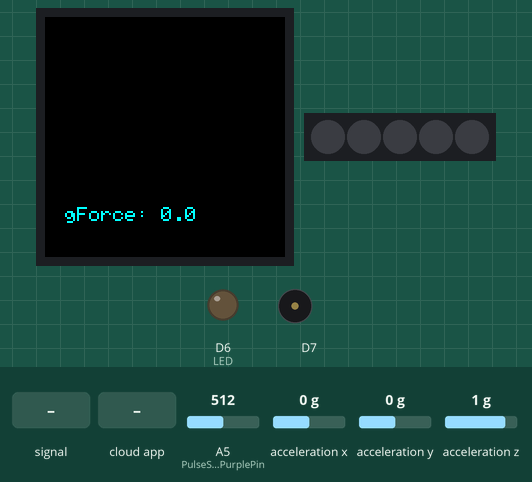
This sketch was run on a simulated Arduino MKR. Parts: 240×240 colour display, 5 RGB LEDs in strip order, left to right, output pins drawn as LEDs (lit = HIGH), buzzer (waves = sounding). Dashed ring = blinking. Inputs (shaded band) come from the test bench; at power-on: acceleration x 0 g, acceleration y 0 g, A5 (PulseSensorPurplePin) = 512, acceleration z 1 g. WiFi joins after 1.5 s; servers stay silent unless stated; not simulated (calls return 0 or success): arduino_secrets.h; what the sketch prints to the serial monitor is not drawn.

Above: at 6.5 s.
6.6 s: A5 (PulseSensorPurplePin) fed a 200 Hz sine of ±81 counts around its level
At 6.83 s:
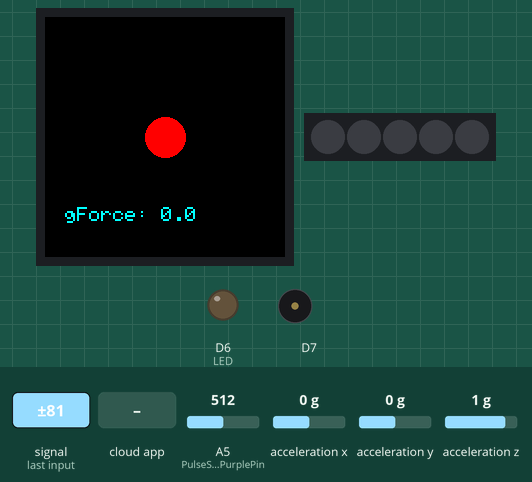
9.6 s: the phone or cloud app sets systemOn to 0
At 11.1 s:
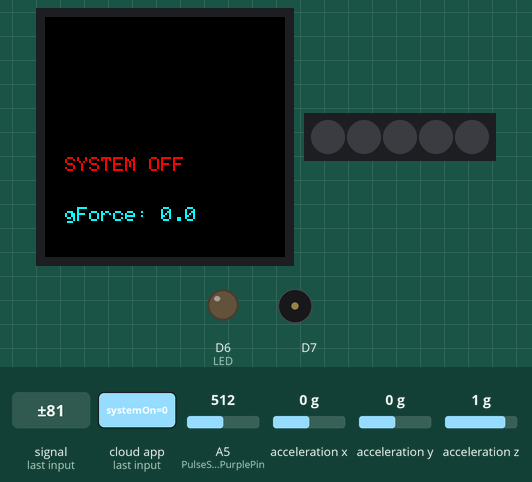
11.4 s: the phone or cloud app sets systemOn to 1
At 11.9 s:
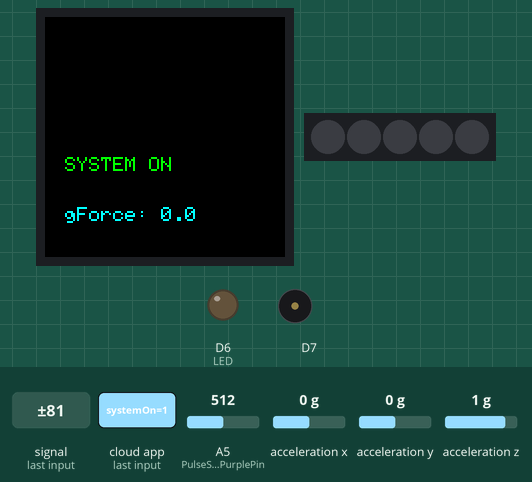
14.4 s: the phone or cloud app sets systemOn to 1
At 16.73 s:
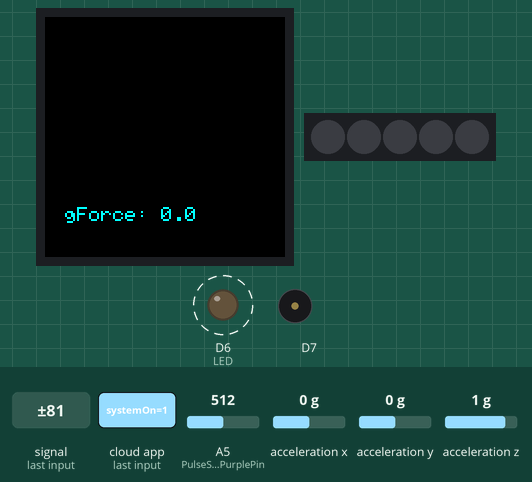
17.4 s: acceleration x set to -1.4 g
At 18.08 s:
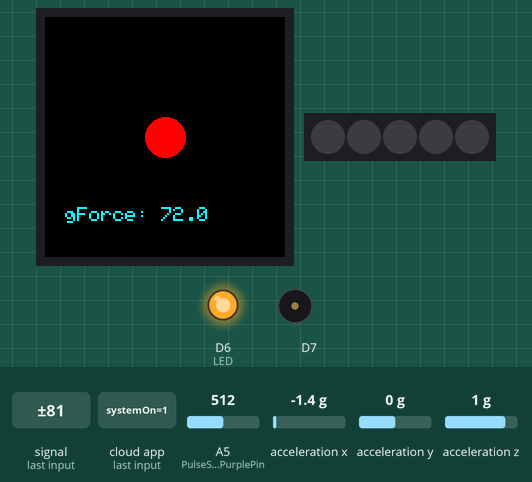
19.4 s: acceleration y set to -1.4 g
At 21.61 s:
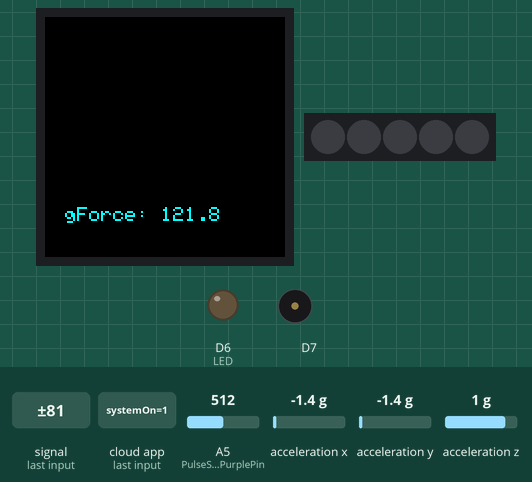
Timing chart, 0 to 21.9 s (numbered marks = the images above; inputs shaded):
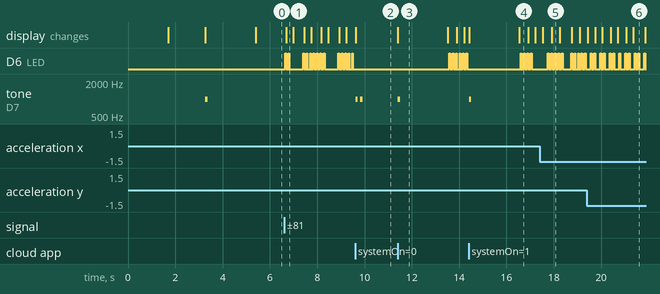

Measured:
- after the input at 6.6 s, the display: changes after 0.08 s (image 1)
- after the input at 9.6 s, D6 (LED): stops changing and stays LOW; tone on D7: alternates 1000 Hz for 0.10 s and silent for 0.10 s, 4 changes in all, then stays silent, starting at once; the display: changes at once (image 2)
- after the input at 11.4 s, D6 (LED): alternates HIGH for 0.04 s and LOW for 0.11 s, starting after 2.2 s; tone on D7: silent → 1000 Hz at once, → silent 0.10 s later; the display: changes at once (image 3)
- after the input at 14.4 s, tone on D7: silent → 1000 Hz at once, → silent 0.10 s later; the display: first changes at once (image 4 shows a later state)
- what the display in image 3 shows lasts 2.1 s, from 11.4 s to 13.5 s
- what the display in image 6 shows lasts 0.5 s, from 21.4 s to 21.9 s

The sketch:

Group_8_Darwin_nov14a.ino
```cpp
#include "arduino_secrets.h"
/*
  Combined Sketch:
  - Arduino MKR IoT Carrier
  - Pulse Sensor (A5)
  - Accelerometer (LSM6DS3)
  - LED Ring G-Force Visualization (color-coded)
  - Buzzer beeps on system state change
*/

#include "thingProperties.h"
#include <Arduino_MKRIoTCarrier.h>
#include <PulseSensorPlayground.h>
#include <Arduino_LSM6DS3.h>   // Accelerometer library

const int PulseSensorPurplePin = A5;
const int LED = LED_BUILTIN;
int Threshold = 580;

int Signal;

MKRIoTCarrier carrier;

void setup() {
  Serial.begin(115200);
  pinMode(LED, OUTPUT);

  // Initialize Arduino IoT Cloud
  initProperties();
  ArduinoCloud.begin(ArduinoIoTPreferredConnection);
  setDebugMessageLevel(2);
  ArduinoCloud.printDebugInfo();

  // Initialize Carrier
  carrier.begin();

  // Startup screen
  carrier.display.fillScreen(ST77XX_BLACK);
  carrier.display.setTextColor(ST77XX_YELLOW);
  carrier.display.setTextSize(2);
  carrier.display.setCursor(20, 60);
  carrier.display.print("");
  carrier.display.setCursor(20, 100);
  carrier.display.print("");

  // Initialize IMU
  if (!IMU.begin()) {
    carrier.display.setTextColor(ST77XX_RED);
    carrier.display.setCursor(20, 160);
    carrier.display.print("IMU FAIL");
    while (1);
  }

  // Wait for cloud connection
  while (!ArduinoCloud.connected()) {
    ArduinoCloud.update();
    delay(500);
  }

  delay(1500);

  // Default system ON
  systemOn = true;
  ArduinoCloud.update();
  onSystemOnChange();
}

void loop() {
  ArduinoCloud.update();

  if (!systemOn)
    return;

  // ---------------- Pulse Sensor ----------------
  Signal = analogRead(PulseSensorPurplePin);
  Serial.println("Signal: " + String(Signal));

  bpm = Signal;
  ArduinoCloud.update();

  if (Signal > Threshold) {
    digitalWrite(LED, HIGH);
    carrier.display.fillCircle(120, 120, 20, ST77XX_RED);
  } else {
    digitalWrite(LED, LOW);
    carrier.display.fillCircle(120, 120, 20, ST77XX_BLACK);
  }

  // ---------------- Accelerometer ----------------
  float x, y, z;

  if (IMU.accelerationAvailable()) {
    IMU.readAcceleration(x, y, z);

    float magnitude = sqrt(x*x + y*y + z*z) - 1.0;
    if (magnitude < 0) {
      magnitude = 0;

    }
    if (magnitude > 3) {
      magnitude = 3;
      carrier.leds.setPixelColor(4, 255, 0, 0);
    }

    float gForceValue = magnitude * 100.0;
    cloudGForce = gForceValue;
    ArduinoCloud.update();

    Serial.println("gForce: " + String(gForceValue));

    // Display g-force on screen
    carrier.display.fillRect(0, 180, 240, 40, ST77XX_BLACK);
    carrier.display.setCursor(20, 190);
    carrier.display.setTextColor(ST77XX_CYAN);
    carrier.display.print("gForce: ");
    carrier.display.print(gForceValue, 1);
    carrier.leds.show();
  }
  delay(20);
}

void onSystemOnChange() {
  // Clear status area
  carrier.display.fillRect(20, 140, 200, 20, ST77XX_BLACK);
  carrier.display.setCursor(20, 140);

  if (systemOn) {
    carrier.display.setTextColor(ST77XX_GREEN);
    carrier.display.print("SYSTEM ON");

    // Single beep
    carrier.Buzzer.sound(1000);
    delay(100);
    carrier.Buzzer.noSound();

    // Remove text after 2 seconds
    delay(2000);
    carrier.display.fillRect(20, 140, 200, 20, ST77XX_BLACK);

  } else {
    carrier.display.setTextColor(ST77XX_RED);
    carrier.display.print("SYSTEM OFF");

    // Two beeps
    for (int i = 0; i < 2; i++) {
      carrier.Buzzer.sound(1000);
      delay(100);
      carrier.Buzzer.noSound();
      delay(100);
    }
  }
}
```

thingProperties.h
```cpp
// Code generated by Arduino IoT Cloud, DO NOT EDIT.

#include <ArduinoIoTCloud.h>
#include <Arduino_ConnectionHandler.h>

const char SSID[]     = SECRET_SSID;    // Network SSID (name)
const char PASS[]     = SECRET_OPTIONAL_PASS;    // Network password (use for WPA, or use as key for WEP)

void onSystemOnChange();

float cloudGForce;
int bpm;
bool systemOn;

void initProperties(){

  ArduinoCloud.addProperty(cloudGForce, READ, ON_CHANGE, NULL);
  ArduinoCloud.addProperty(bpm, READ, ON_CHANGE, NULL);
  ArduinoCloud.addProperty(systemOn, READWRITE, ON_CHANGE, onSystemOnChange);

}

WiFiConnectionHandler ArduinoIoTPreferredConnection(SSID, PASS);
```
